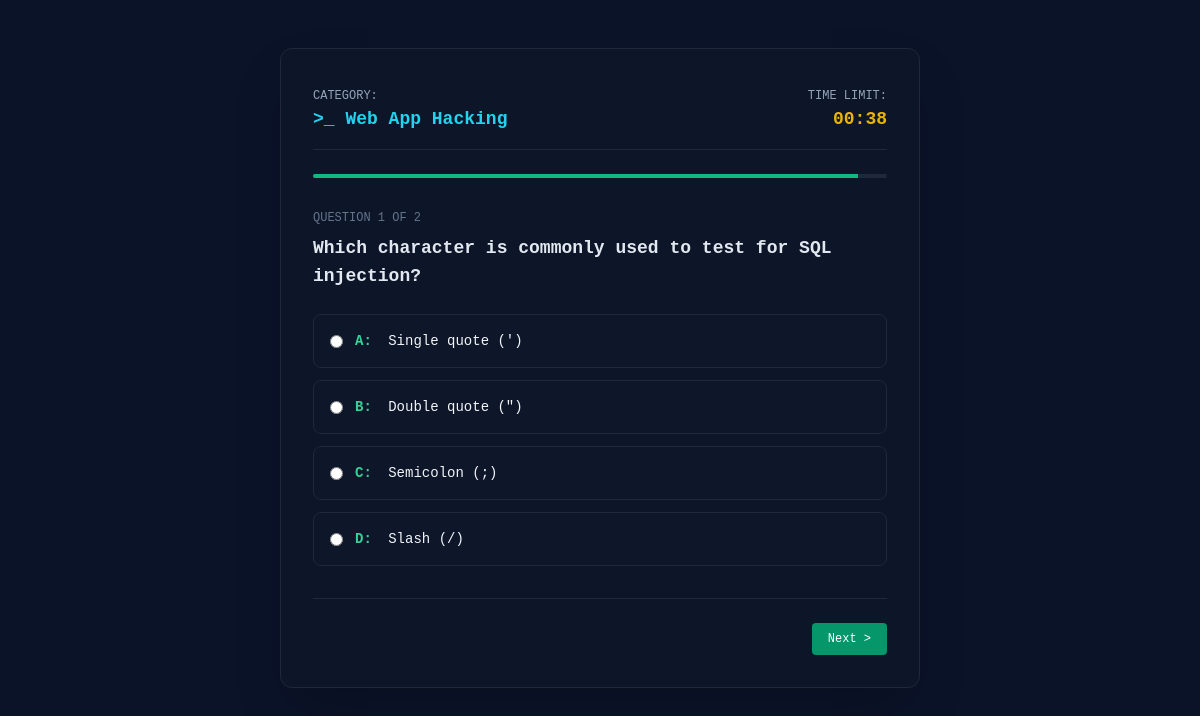
Screenshot of /quiz/2 (signed in) with the database file from the repository.
### app.py (models this page shows)
class QuizCategory(db.Model):
    id = db.Column(db.Integer, primary_key=True)
    name = db.Column(db.String(100), nullable=False)
    description = db.Column(db.Text, nullable=True)
    difficulty = db.Column(db.String(20), default='Medium')
    questions = db.relationship('Question', backref='category', lazy=True)
    scores = db.relationship('Score', backref='category', lazy=True)

class Question(db.Model):
    id = db.Column(db.Integer, primary_key=True)
    category_id = db.Column(db.Integer, db.ForeignKey('quiz_category.id'), nullable=False)
    question_text = db.Column(db.Text, nullable=False)
    option_a = db.Column(db.String(200), nullable=False)
    option_b = db.Column(db.String(200), nullable=False)
    option_c = db.Column(db.String(200), nullable=False)
    option_d = db.Column(db.String(200), nullable=False)
    correct_option = db.Column(db.String(1), nullable=False) # 'A', 'B', 'C', or 'D'
    points = db.Column(db.Integer, default=10)

### app.py (the view)
@app.route('/quiz/<int:category_id>')
@login_required
def quiz(category_id):
    category = QuizCategory.query.get_or_404(category_id)
    questions = Question.query.filter_by(category_id=category_id).all()
    return render_template('quiz.html', category=category, questions=questions)

### app.py (called while the page is built)
@app.after_request
def add_security_headers(response):
    response.headers['X-Frame-Options'] = 'DENY'
    response.headers['X-Content-Type-Options'] = 'nosniff'
    response.headers['X-XSS-Protection'] = '1; mode=block'
    response.headers['Content-Security-Policy'] = (
        "default-src 'self'; "
        "script-src 'self' 'unsafe-inline' https://cdn.tailwindcss.com; "
        "style-src 'self' 'unsafe-inline' https://cdnjs.cloudflare.com; "
        "font-src 'self' https://cdnjs.cloudflare.com; "
        "frame-ancestors 'none';"
    )
    return response

@app.before_request
def load_logged_in_user():
    user_id = session.get('user_id')
    if user_id is None:
        g.user = None
    else:
        g.user = User.query.get(user_id)

def login_required(view):
    import functools
    @functools.wraps(view)
    def wrapped_view(**kwargs):
        if g.user is None:
            flash('Access Denied! Please login first.', 'danger')
            return redirect(url_for('login'))
        return view(**kwargs)
    return wrapped_view

### templates/quiz.html (shortened to what this page needs)
<!DOCTYPE html>
<html lang="en">
<head>
    <script src="https://cdn.tailwindcss.com"></script>
    <link rel="stylesheet" href="https://cdnjs.cloudflare.com/ajax/libs/font-awesome/6.4.0/css/all.min.css">
</head>
<body class="bg-[#0b1329] text-slate-100 font-sans min-h-screen">
    <div class="max-w-2xl mx-auto px-4 py-12">
        <div class="bg-slate-900/60 border border-slate-800 rounded-xl p-6 md:p-8 shadow-2xl">
            <div class="flex justify-between items-center border-b border-slate-800 pb-4 mb-6">
                <div>
                    <span class="text-xs font-mono text-slate-400">CATEGORY:</span>
                    <h1 class="text-lg font-bold font-mono text-cyan-400">&gt;_ {{ category.name }}</h1>
                </div>
                <div class="text-right">
                    <span class="text-xs font-mono text-slate-400">TIME LIMIT:</span>
                    <div id="timer" class="font-mono text-lg font-bold text-yellow-500">02:00</div>
                </div>
            </div>
            <div class="w-full bg-slate-800 h-1 rounded-full mb-8 overflow-hidden">
                <div id="progress-bar" class="bg-emerald-500 h-full w-full transition-all duration-1000"></div>
            </div>
            <form id="quiz-form" method="POST" action="{{ url_for('quiz_submit') }}">
                {% for q in questions %}
                    <div class="question-block {% if not loop.first %}hidden{% endif %}" id="q-block-{{ loop.index0 }}">
                        <div class="text-xs font-mono text-slate-500 mb-2">QUESTION {{ loop.index }} OF {{ questions|length }}</div>
                        <h3 class="text-base md:text-lg font-mono text-slate-200 mb-6 font-semibold">{{ q.question_text }}</h3>
                        <div class="space-y-3 mb-8">
                            <label class="flex items-center space-x-3 bg-slate-900/40 hover:bg-slate-900/80 border border-slate-800 rounded-lg p-4 cursor-pointer transition">
                                <input type="radio" name="question_{{ q.id }}" value="A" class="accent-emerald-500">
                                <span class="font-mono text-sm"><strong class="text-emerald-400 mr-2">A:</strong> {{ q.option_a }}</span>
                            </label>
                            <label class="flex items-center space-x-3 bg-slate-900/40 hover:bg-slate-900/80 border border-slate-800 rounded-lg p-4 cursor-pointer transition">
                                <input type="radio" name="question_{{ q.id }}" value="B" class="accent-emerald-500">
                                <span class="font-mono text-sm"><strong class="text-emerald-400 mr-2">B:</strong> {{ q.option_b }}</span>
                            </label>
                            <label class="flex items-center space-x-3 bg-slate-900/40 hover:bg-slate-900/80 border border-slate-800 rounded-lg p-4 cursor-pointer transition">
                                <input type="radio" name="question_{{ q.id }}" value="C" class="accent-emerald-500">
                                <span class="font-mono text-sm"><strong class="text-emerald-400 mr-2">C:</strong> {{ q.option_c }}</span>
                            </label>
                            <label class="flex items-center space-x-3 bg-slate-900/40 hover:bg-slate-900/80 border border-slate-800 rounded-lg p-4 cursor-pointer transition">
                                <input type="radio" name="question_{{ q.id }}" value="D" class="accent-emerald-500">
                                <span class="font-mono text-sm"><strong class="text-emerald-400 mr-2">D:</strong> {{ q.option_d }}</span>
                            </label>
                        </div>
                    </div>
                {% endfor %}
                <div class="flex justify-between items-center border-t border-slate-800 pt-6">
                    <button type="button" id="next-btn" class="bg-emerald-600 hover:bg-emerald-500 text-white font-mono text-xs px-4 py-2 rounded transition">
                        Next &gt;
                    </button>
                </div>
            </form>
        </div>
    </div>
</body>
</html>

### rows the page displays
QuizCategory: name "Web App Hacking"
Question: questions "2", question_text "Which character is commonly used to test for SQL injection?", option_a "Single quote (')", option_b "Double quote (\")", option_c "Semicolon (;)", option_d "Slash (/)"
